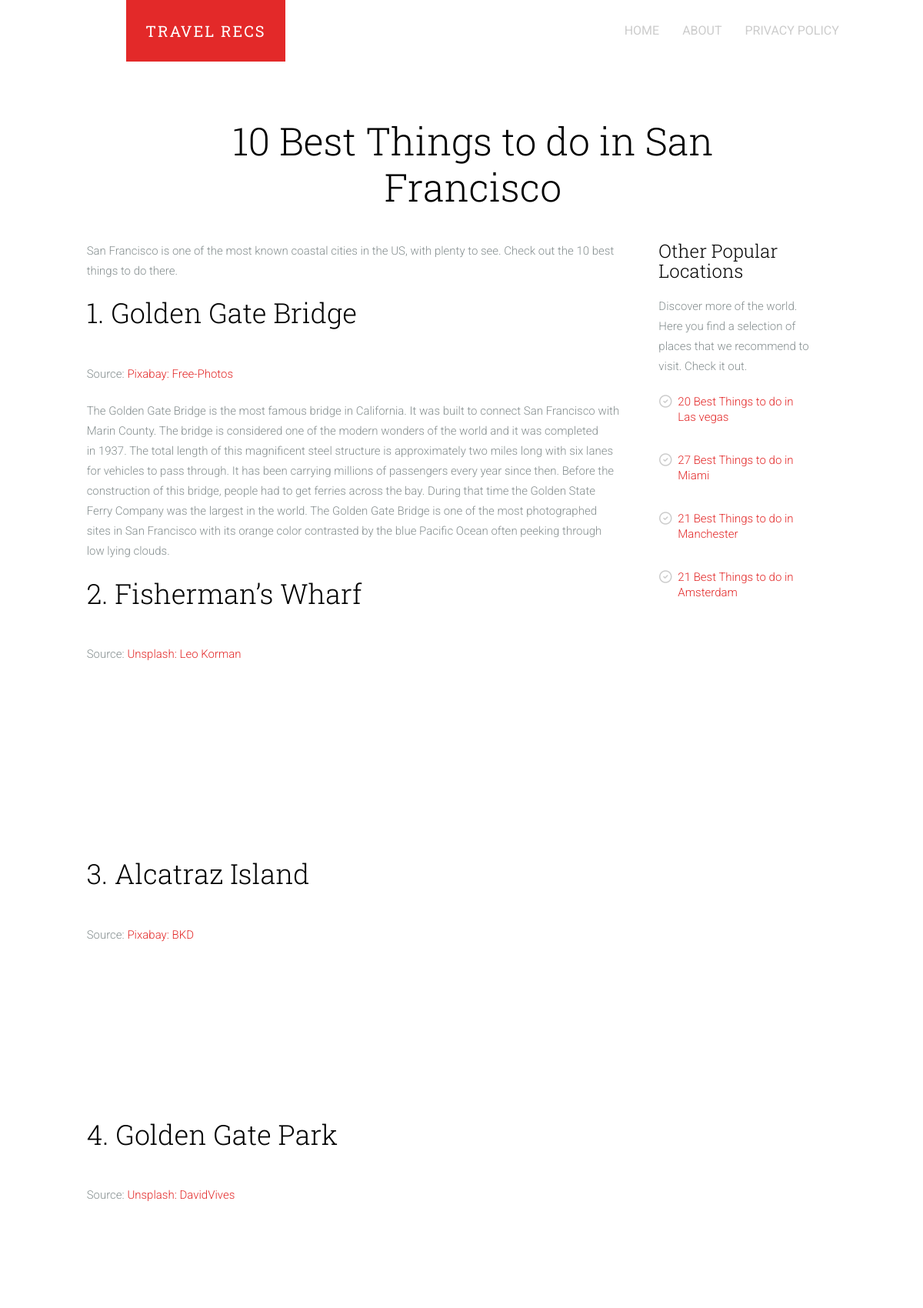
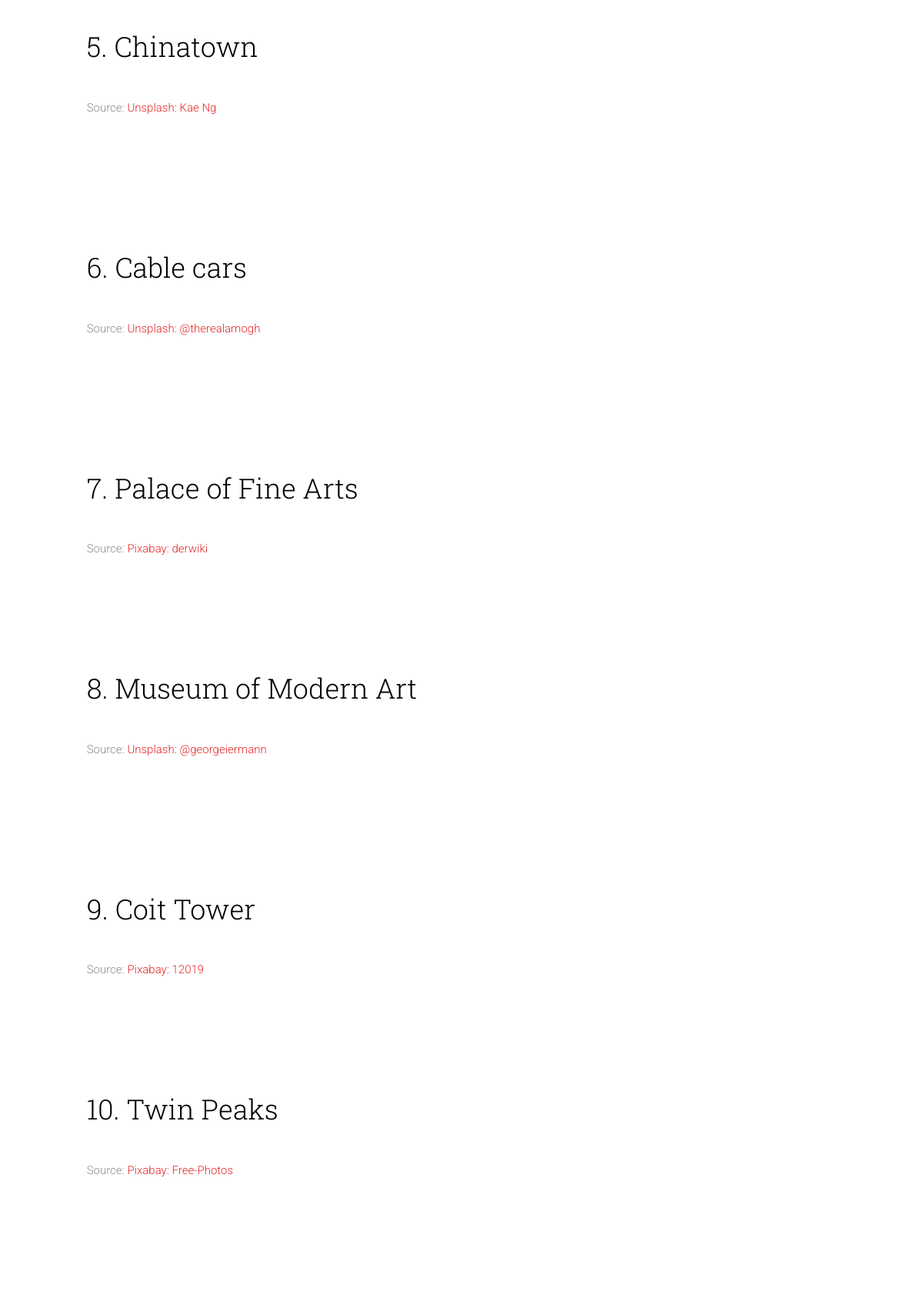
The page /post/best-things-to-do-in-San-Francisco/ (upper part) on the database its author committed (2 pictures, top to bottom).
### posts/models.py (models this page shows, shortened)
class Post(models.Model):
    id = models.AutoField(primary_key=True)
    title = models.CharField(max_length=100)
    overview = models.TextField()
    timestamp = models.DateTimeField(auto_now_add=True)
    mainImage = models.ImageField()
    entryText = models.TextField(default="") # entry text of the post
    postTitle = models.CharField(max_length=100, default="") # title of the post
    url = models.CharField(max_length=100, default="")
    region = models.CharField(max_length=100, default="")
    country = models.CharField(max_length=100, default="")

class PostEntry(models.Model):
    post = models.ForeignKey(Post, on_delete=models.deletion.CASCADE, related_name='entries')
    rank = models.IntegerField(default=0)
    title = models.CharField(max_length=100)
    image = models.ImageField()
    imageSourceHref = models.CharField(default="", max_length=1000)
    imageSourceText = models.CharField(default="", max_length=1000)
    infoText = models.TextField(default="")

### posts/views.py (the view)
# urls.py: path('post/', travel_post),
def travel_post(request, url):
    chosenPost = Post.objects.filter(url=url).first()
    recPosts = Post.objects.order_by("-timestamp")[0:4]
    context = {
        'post_object': chosenPost,
        'rec_post_objects': recPosts
    }
    return render(request, "travel-post.html", context)

### templates/travel-post.html (shortened to what this page needs)
{% extends 'base.html' %}
{% block content %}
<div id="fh5co-main">
	<div class="fh5co-intro text-center" style="padding:20px;">
		<div class="container">
			<div class="row">
				<div class="col-md-8 col-md-offset-2">
					<h1 class="intro-lead">{{ post_object.postTitle}}</h1>
				</div>
			</div>
		</div>
	</div>
	<div id="fh5co-content">
		<div class="container">
			<div class="row">
				<div class="col-md-10">
					<div class="row">
						<div class="col-md-9 col-md-push-1">
							<p> {{ post_object.entryText }}</p>
							{% for obj in post_object.entries.all %}
								<h1>{{ forloop.counter }}.  {{ obj.title }}</h1>
								<div>
									<p>Source: <a href="{{ obj.imageSourceHref }}" target="_blank">{{ obj.imageSourceText }}</a></p>
								</div>
								<p class="animate-box" style="white-space: pre-line">{{ obj.infoText}}</p>
							{% endfor %}
						</div>
						<div class="col-md-3 col-md-push-1 animate-box">
							<h3>Other Popular Locations</h3>
							<p>Discover more of the world. Here you find a selection of places that we recommend to visit. Check it out. </p>
							<ul class="fh5co-list-check">
								{% for obj in rec_post_objects.all %}
									<a href="/post/{{ obj.url }}/">
									<li>{{ obj.postTitle}}</li>
										</a>
								{% endfor %}
							</ul>
						</div>
					</div>
				</div>
			</div>
		</div>
	</div>
</div>
{% endblock content %}

### rows shown on the page
Post: postTitle "10 Best Things to do in San Francisco", entryText "San Francisco is one of the most known coastal cities in the US, with plenty to see. Check out the 10 best things to do there."
PostEntry: title "Golden Gate Bridge", imageSourceText "Pixabay: Free-Photos", infoText "The Golden Gate Bridge is the most famous bridge in California. It was built to connect San Francisco with Marin County. The bridge is considered one of the modern wonders of the world and it was completed in 1937. The total length of this magnificent steel structure is approximately two miles long with six lanes for vehicles to pass through. It has been carrying millions of passengers every year since then. Before the construction of this bridge, people had to get ferries across the bay. During that time the Golden State Ferry Company was the largest in the world. The Golden Gate Bridge is one of the most photographed sites in San Francisco with its orange color contrasted by the blue…"
PostEntry: title "Fisherman’s Wharf", imageSourceText "Unsplash: Leo Korman"
PostEntry: title "Alcatraz Island", imageSourceText "Pixabay: BKD"
PostEntry: title "Golden Gate Park", imageSourceText "Unsplash: DavidVives"
PostEntry: title "Chinatown", imageSourceText "Unsplash: Kae Ng"
PostEntry: title "Cable cars", imageSourceText "Unsplash: @therealamogh"
PostEntry: title "Palace of Fine Arts", imageSourceText "Pixabay: derwiki"
PostEntry: title "Museum of Modern Art", imageSourceText "Unsplash: @georgeiermann"
PostEntry: title "Coit Tower", imageSourceText "Pixabay: 12019"
PostEntry: title "Twin Peaks", imageSourceText "Pixabay: Free-Photos"
Post: postTitle "20 Best Things to do in Las vegas"
Post: postTitle "27 Best Things to do in Miami"
Post: postTitle "21 Best Things to do in Manchester"
Post: postTitle "21 Best Things to do in Amsterdam"
